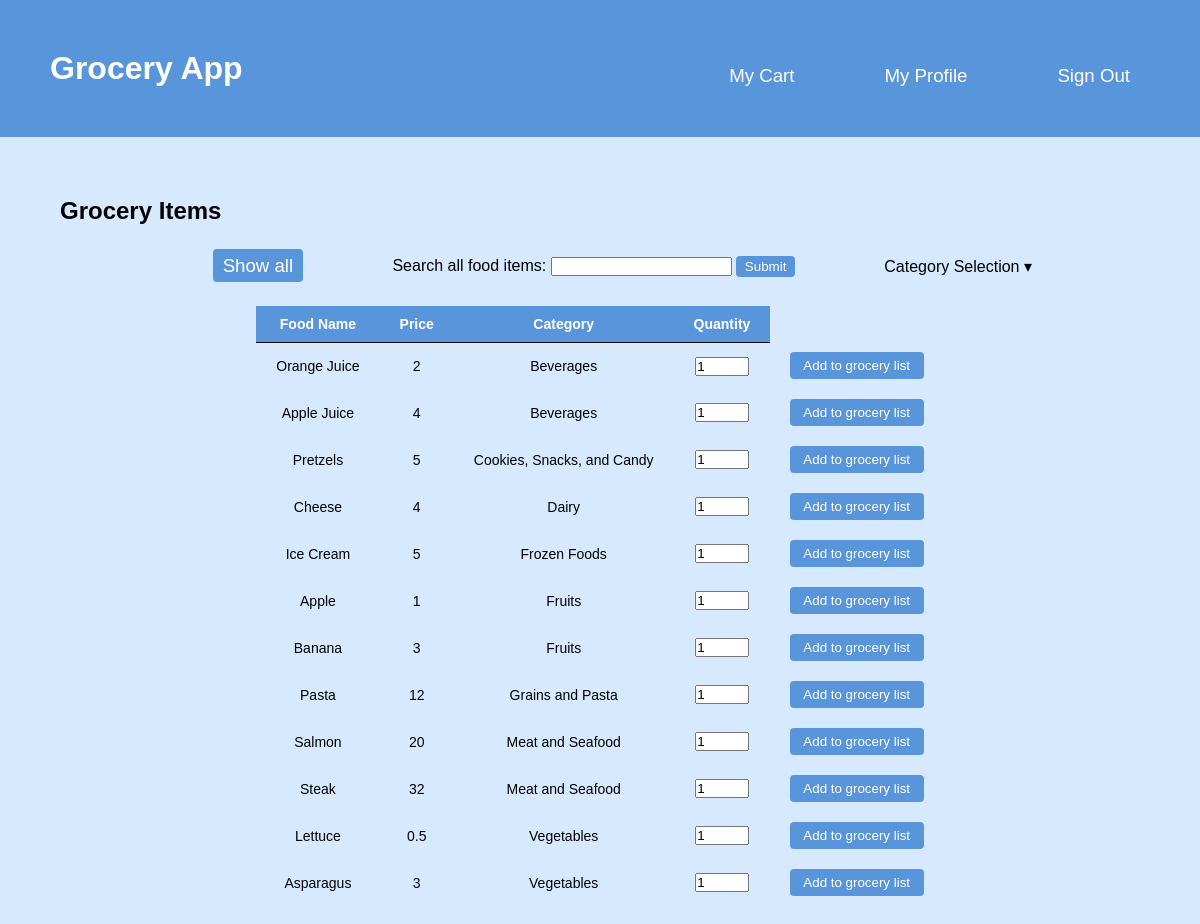
The page /GroceryApp/showStore.php (signed in) on the database as committed earlier.
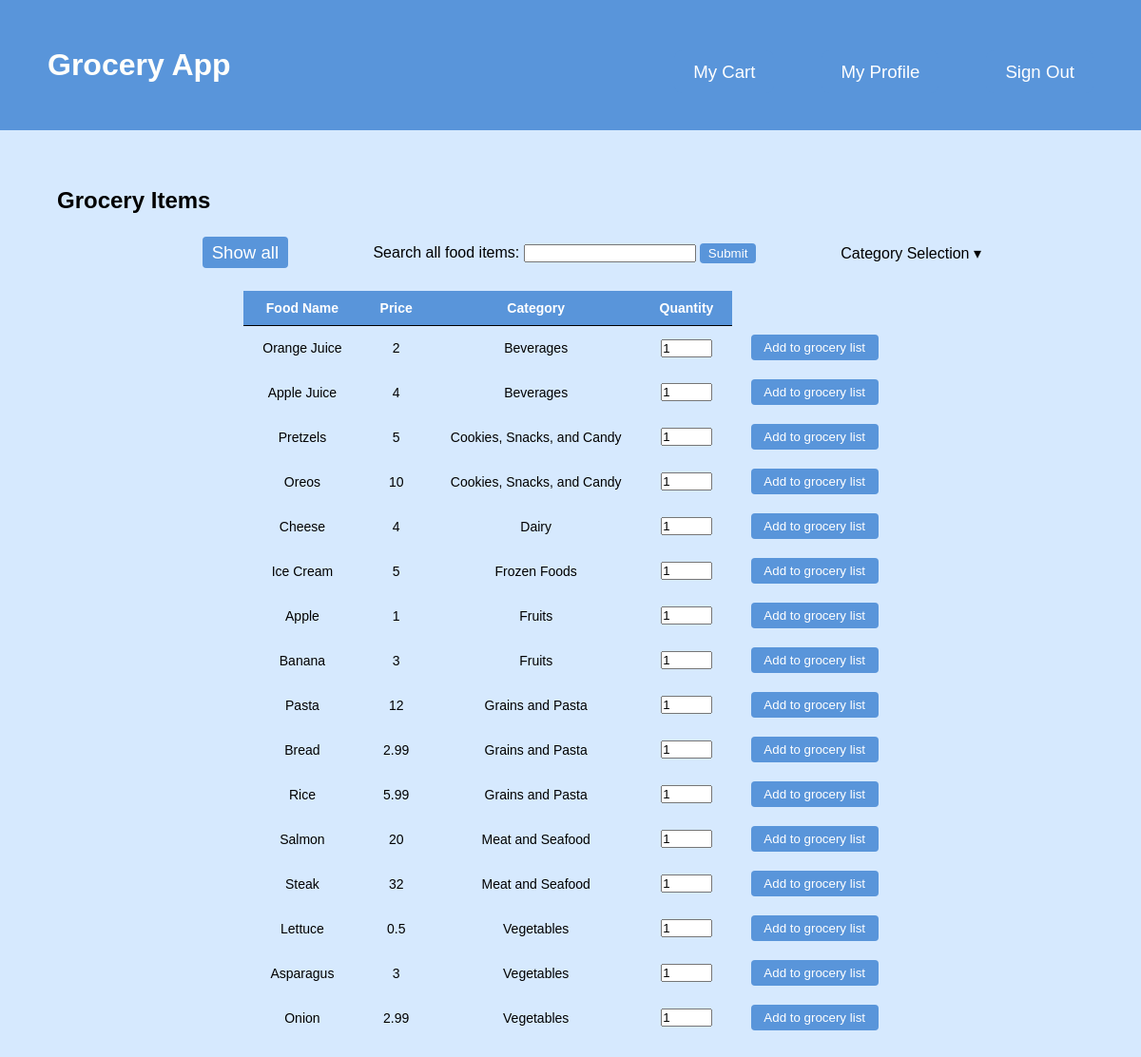
The same page on the database as committed later.
### tables this page shows
CREATE TABLE FoodItem (
	foodID INTEGER PRIMARY KEY,
	foodName TEXT NOT NULL,
	price REAL NOT NULL CHECK(price > 0.0),
	category TEXT NOT NULL,
	FOREIGN KEY (category) references Category(name) on update cascade on delete cascade
);

### GroceryApp/showStore.php (the view, shortened to what this page needs)
<!DOCTYPE html>
<html>
<head>
    <link rel="stylesheet" href="styles.css" />
</head>
<body>
    <div class="page">
        <header class="menu-container">
				<h1 class="logo">
                    <a class="logo-link" href="./index.php">Grocery App</a>
				</h1>
				<nav class="menu">
					<li><a class="nav-link" href="./groceryList.php">My Cart</a></li>
                    <li><a class="nav-link" href="./editProfilePage.php">My Profile</a></li>
					<li><a class="nav-link" href="./signOut.php">Sign Out</a></li>
				</nav>
		</header>
        <article class="content">
            <header>
                <h2>Grocery Items</h2>
            </header>
            <div class="showStoreContainer">
                <div class="showStoreSubmenu">
                    <br>
                    <div>
                        <a href="showStore.php" class="strong-button">Show all</a>
                    </div>
                    <br>
                    <div>
                        <form action="showStore.php" method="get">
                            <label for="s">Search all food items:</label>
                            <input type="search" name="s" required>
                            <input type="submit" class="strong-button small" value=" Submit " />
                        </form>
                    </div>
                    <br>
                    <div class="dropdown">
                        <span>Category Selection &#9662;</span>
                    </div>
                </div>
                <div class="tableContainer">
                    <?php
                        $db_file = './myDB/grocery.db';
                        try {
                            $db = new PDO('sqlite:' . $db_file);
                            $db->setAttribute(PDO::ATTR_ERRMODE, PDO::ERRMODE_EXCEPTION);
                            if ($_SERVER["REQUEST_METHOD"] == "POST") {
                                if(empty($_POST['categories'])){
                                    echo("<br>No food categories selected.");
                                }
                                else{
                                    echo '<br>
                                    <table>
                                        <thead>
                                            <tr>
                                            <th>Food Name</th>
                                            <th>Price</th>
                                            <th>Category</th>
                                            <th>Quantity</th>
                                            </tr>
                                        </thead>
                                        <tbody>';
                                    $categoriesChosen = $_POST['categories'];
                                    $N = count($categoriesChosen);
                                    for($i=0; $i < $N; $i++){
                                        $c = $categoriesChosen[$i];
                                        $qry = "select * from foodItem where category = '$c';";
                                        $result_set = $db->query($qry);
                                        foreach($result_set as $tuple){
                                            echo '<tr>
                                                    <td>'.$tuple['foodName'].'</td>
                                                    <td>'.$tuple['price'].'</td>
                                                    <td>'.$tuple['category'].'</td>
                                                    <form action="addToCart.php?foodID='.$tuple['foodID'].'" method="post">
                                                    <td><input type="number" name = "quantity" value="1" min="1" style="width: 4em"></td>
                                                    <td><input type="submit" value=" Add to grocery list "></td>
                                                    </form>
                                                </tr>';
                                        }
                                    }
                                    echo '</tbody>
                                        </table>';
                                }
                            }
                            else if (!isset($_GET['s'])){
                                $qry = "select * from foodItem order by category;";
                                $result_set = $db->query($qry);
                                echo '<br>
                                    <table>
                                        <thead>
                                            <tr>
                                            <th>Food Name</th>
                                            <th>Price</th>
                                            <th>Category</th>
                                            <th>Quantity</th>
                                            </tr>
                                        </thead>
                                        <tbody>';
                                foreach($result_set as $tuple){
                                    echo '<tr>
                                            <td>'.$tuple['foodName'].'</td>
                                            <td>'.$tuple['price'].'</td>
                                            <td>'.$tuple['category'].'</td>
                                            <form action="addToCart.php?foodID='.$tuple['foodID'].'" method="post">
                                            <td><input type="number" name = "quantity" value="1" min="1" style="width: 4em"></td>
                                            <td><input type="submit" value=" Add to grocery list "></td>
                                            </form>
                                        </tr>';
                                }
                                echo '</tbody>
                                    </table>';
                            }
                        }
                        catch(PDOException $e) {
                            die('Exception : '.$e->getMessage());
                        }
                    ?>
                </div>
            </div>
        </article>
    </div>
</body>
</html>

### GroceryApp/styles.css (style rules this page uses)
:root { --header-color: #5995da; --header-font: #fff; --header-hover: #5d6063; --header-dropdown-background: #b2d6ff; --background-color: #d6e9fe; --body-font: #fffffc; --pop-of-green: #b9f5d8; --pop-of-blue: #08a4bd; }
* { margin: 0; padding: 0; box-sizing: border-box; font-family: "Franklin Gothic Medium", "Arial Narrow", Arial, sans-serif; }
body { min-height: 100vh; display: flex; background-color: var(--background-color); flex-direction: column; }
.page { height: 100%; }
.menu-container { color: var(--header-font); background-color: var(--header-color); padding: 20px 0; display: flex; justify-content: space-between; width: 100%; padding: 50px; }
.menu { margin-top: 15px; width: 60%; display: flex; align-items: center; justify-content: right; }
.menu > li { display: inline; margin-right: 50px; }
.menu > li:last-of-type { margin-right: 0; }
.dropdown { position: relative; display: inline-flex; }
.dropdown > span { z-index: 2; position: relative; cursor: pointer; }
.nav-link:link, .nav-link:visited { background-color: var(--header-color); color: var(--header-font); padding: 12px 20px; transition-duration: 0.4s; box-shadow: none; border: none; border-radius: 8px; cursor: pointer; align-self: flex-end; font-size: 14pt; text-decoration: none; font-family: "Gill Sans", "Gill Sans MT", Calibri, "Trebuchet MS", sans-serif; }
.logo-link:link, .logo-link:visited { color: var(--body-font); text-decoration: none; font-family: "Gill Sans", "Gill Sans MT", Calibri, "Trebuchet MS", sans-serif; }
.content { display: block; margin: 5%; }
table { border-collapse: collapse; padding: 20px 0; padding-left: 10%; font-size: 14pt; }
th { border-bottom: 1px solid black; padding: 10px 20px; font-size: 14px; text-align: center; color: var(--header-font); background-color: var(--header-color); }
td { padding: 10px 20px; font-size: 14px; text-align: center; }
td > input[type="number"] { width: 50px; }
td > input[type="submit"] { background-color: var(--header-color); color: var(--header-font); padding: 6px 10px; border: none; border-radius: 4px; cursor: pointer; float: right; }
.showStoreContainer, .groceryListContainer { margin-top: 30px; margin-bottom: 30px; display: flex; justify-content: center; align-items: stretch; flex-direction: column; }
.showStoreSubmenu { display: flex; justify-content: space-between; align-items: center; flex-direction: row; margin: 0 10%; margin-bottom: 1%; }
.tableContainer { display: flex; justify-content: center; flex-direction: column; align-items: center; }
.strong-button { background-color: var(--header-color); color: var(--header-font); padding: 6px 10px; border: none; border-radius: 4px; cursor: pointer; transition-duration: 0.2s; box-shadow: none; font-size: 14pt; text-decoration: none; }
.small { font-size: 10pt; padding: 3px 5px; }

Rows that differ between the two databases and show on the page:
added fooditem: foodName "Oreos", price "10", category "Cookies, Snacks, and Candy"
added fooditem: foodName "Bread", price "2.99", category "Grains and Pasta"
added fooditem: foodName "Rice", price "5.99", category "Grains and Pasta"
added fooditem: foodName "Onion", price "2.99", category "Vegetables"
